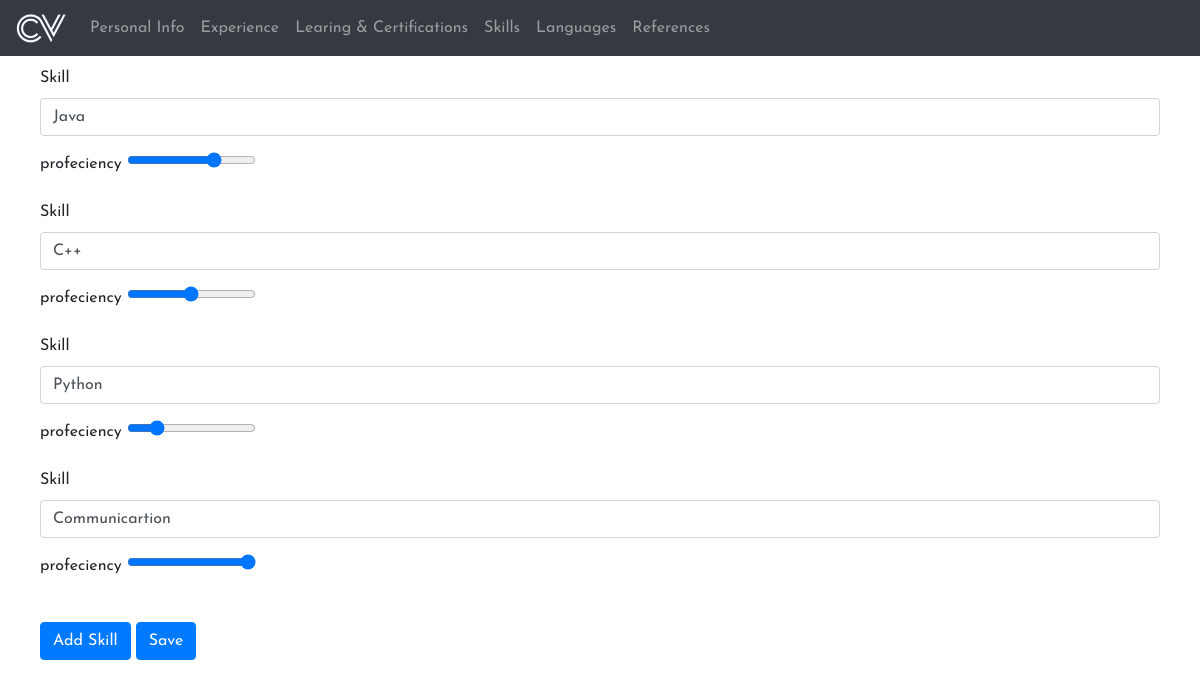
The app's page /skills (signed in) with its own data.
### tables this page shows
CREATE TABLE skills(
     id INTEGER PRIMARY KEY AUTOINCREMENT,
     user_id INTEGER,
     skill text,
     profeciency int,
     FOREIGN KEY(user_id) REFERENCES user(id)
   );

### app.py (the view)
@app.route("/skills", methods=["GET", "POST"])
@login_required
def skills():
    if request.method == 'POST':
        skills = request.json
        db.execute('DELETE FROM skills WHERE user_id = ?', session["user_id"])
        for skill in skills:
            db.execute('INSERT INTO skills (user_id,skill,profeciency) VALUES(?,?,?)', session["user_id"],skill['skill'], skill['profeciency'])
    skills = db.execute('SELECT * FROM skills WHERE user_id = ?', session["user_id"])
    print(skills)
    return render_template('skills.html', skills=skills)

### app.py (called while the page is built)
@app.after_request
def after_request(response):
    response.headers["Cache-Control"] = "no-cache, no-store, must-revalidate"
    response.headers["Expires"] = 0
    response.headers["Pragma"] = "no-cache"
    return response

### helpers.py (called while the page is built)
def login_required(f):
    @wraps(f)
    def decorated_function(*args, **kwargs):
        if session.get("user_id") is None:
            return redirect("/login")
        return f(*args, **kwargs)
    return decorated_function

### templates/skills.html (shortened to what this page needs)
{% extends "template_navbar.html" %}
{% block main %}
<div id="content" class="container">
    {% for skill in skills %}
        <form class="needs-validation">
            <div class="form-row">
                <div class="col-md-12 mb-3">
                    <label for="skill${loop.index}">Skill</label>
                    <input type="text" class="form-control" id="skill{{loop.index}}"" name="skill{{loop.index}}" value="{{skill.skill}}" >
                </div>
                <div class="col-md-6 mb-3">
                    <label for="profeciency{{loop.index}}" class="form-label">profeciency</label>
        <input type="range" class="form-range" id="profeciency{{loop.index}}" min="0" max="100" step="10" value="{{skill.profeciency}}">
                </div>
            </div>
        </form>
    {% endfor %}
</div>
    <div class="container" name = "buttons">
        <button class="btn btn-primary" id="add" type="submit">Add Skill</button>
        <button class="btn btn-primary" id="save" type="submit">Save</button>
    </div>
{% endblock %}

### templates/template_navbar.html (shortened to what this page needs)
<!DOCTYPE html>
<html lang="en">
  <head>
      <link rel="stylesheet" href="../static/css/bootstrap.min.css"/>
      <link rel="stylesheet" href="../static/css/font-awesome.min.css"/>
      <link rel="stylesheet" href="../static/css/flaticon.css"/>
      <link rel="stylesheet" href="../static/css/owl.carousel.css"/>
      <link rel="stylesheet" href="../static/css/magnific-popup.css"/>
      <link rel="stylesheet" href="../static/css/style.css"/>
      <link rel="stylesheet" href="../static/css/main.css">
  </head>
  <body>
      <nav class="navbar navbar-expand-lg navbar-dark bg-dark">
          <div class="logo"><a href="/"><img src="../static/img/logo-black.png" width="50px" height="30px"></a></div>
          <div class="collapse navbar-collapse" id="navbarTogglerDemo01">
            <ul class="navbar-nav mr-auto mt-2 mt-lg-0">
              <li class="nav-item">
                <a class="nav-link" href="/personal">Personal Info<span class="sr-only">(current)</span></a>
              </li>
              <li class="nav-item">
                <a class="nav-link" href="/experience">Experience</a>
              </li>
              <li class="nav-item">
                  <a class="nav-link" href="/learning&certifications">Learing & Certifications</a>
              </li>
              <li class="nav-item">
                  <a class="nav-link" href="/skills">Skills</a>
              </li>
              <li class="nav-item">
                <a class="nav-link" href="/languages">Languages</a>
              </li>
              <li class="nav-item">
                <a class="nav-link" href="/references">References</a>
              </li>
            </ul>
          </div>
        </nav>
      {% block main %}{% endblock %}
</body>
</html>

### static/css/style.css (style rules this page uses)
html, body { height: 100%; font-family: 'Josefin Sans', sans-serif; }
img { max-width: 100%; }
ul, ol { padding: 0; margin: 0; }

### static/css/main.css (style rules this page uses)
.container { padding: 10px; }

### records on screen
skills: skill "Java", profeciency "70"
skills: skill "C++", profeciency "50"
skills: skill "Python", profeciency "20"
skills: skill "Communicartion", profeciency "100"
